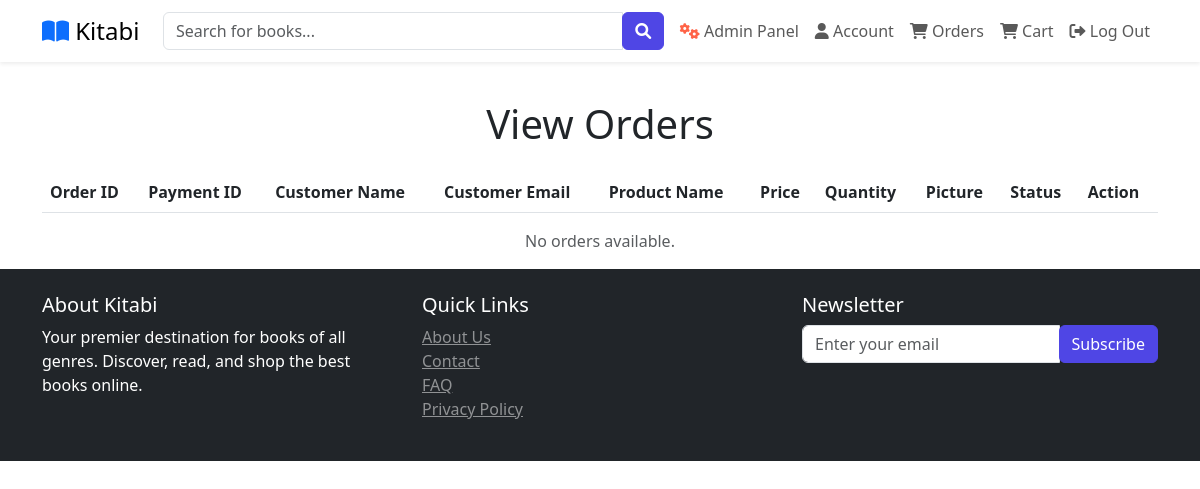
Page /view-orders (signed in) on the earlier database version.
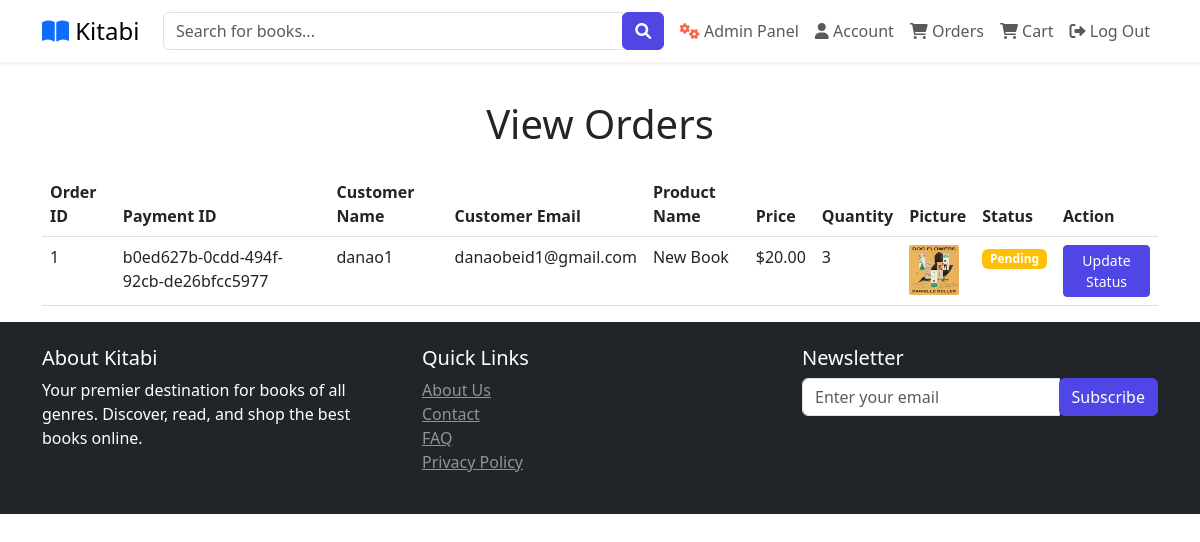
Same page on the later database version.
### website/models.py (models this page shows, shortened)
class Order(db.Model):
    id = db.Column(db.Integer, primary_key=True)
    quantity = db.Column(db.Integer, nullable=False)
    price = db.Column(db.Float, nullable=False)
    status = db.Column(db.String(100), nullable=False)
    payment_id = db.Column(db.String(1000), nullable=False)
    customer_link = db.Column(db.Integer, db.ForeignKey('customer.id'), nullable=False)
    product_link = db.Column(db.Integer, db.ForeignKey('product.id'), nullable=False)

class  Customer(db.Model, UserMixin):
    id = db.Column(db.Integer, primary_key = True)
    full_name = db.Column(db.String(100), nullable=False)
    email = db.Column(db.String(100), unique = True, nullable=False)
    username = db.Column(db.String(100), unique=True, nullable=False)
    password_hash = db.Column(db.String(200), nullable=False)
    date_joined = db.Column(db.DateTime(), default=datetime.utcnow)
    cart_items = db.relationship('Cart', backref=db.backref('customer', lazy=True))
    orders = db.relationship('Order', backref=db.backref('customer', lazy=True))
    @property
    def password(self):
        raise AttributeError('Password is not a readable Attribute')

class Product(db.Model):
    id = db.Column(db.Integer, primary_key = True)
    product_name = db.Column(db.String(100), nullable = False)
    author = db.Column(db.String(100), nullable = False)
    rating = db.Column(db.Float, nullable = False)
    current_price = db.Column(db.Float, nullable = False)
    in_stock = db.Column(db.Integer, nullable = False)
    promotion_percentage = db.Column(db.Integer, default=0)  # New field for promotion
    discounted_price = db.Column(db.Float, nullable=True)
    product_picture = db.Column(db.String(1000), nullable=False)
    flash_sale = db.Column(db.Boolean, default = False)
    date_added = db.Column(db.DateTime, default = datetime.utcnow)
    carts = db.relationship('Cart', backref=db.backref('product', lazy=True))
    orders = db.relationship('Order', backref=db.backref('product'), lazy=True)

### website/admin.py (the view)
@admin.route('/view-orders')
@login_required
def order_view():
    if current_user.id == 1:
        orders = Order.query.all()
        return render_template('view_orders.html', orders=orders)
    return render_template('404.html')

### website/__init__.py (called while the page is built)
def create_app():
    app = Flask(__name__)
    app.config['SECRET_KEY'] = 'test12345'
    app.config['SQLALCHEMY_DATABASE_URI'] = f'sqlite:///{DB_NAME}'
    db.init_app(app)
    @app.errorhandler(404)
    def page_not_found(error):
        return render_template('404.html')
    login_manager.init_app(app)
    login_manager.login_view = 'auth.login'
    @login_manager.user_loader
    def load_user(id):
        return  Customer.query.get(int(id))
    from .views import views
    from .auth import auth
    from .admin import admin
    from .models import Customer, Cart, Product, Order
    app.register_blueprint(views, url_prefix='/')
    app.register_blueprint(auth, url_prefix='/')
    app.register_blueprint(admin, url_prefix='/')
    with app.app_context():
        create_database()
    return app

### website/templates/view_orders.html (shortened to what this page needs)
{% extends 'base.html' %}
{% block body %}
<div class="container mt-4">
    <h1 class="text-center mb-4">View Orders</h1>
    <div class="table-responsive">
        <table class="table table-hover">
            <thead>
                <tr>
                    <th scope="col">Order ID</th>
                    <th scope="col">Payment ID</th>
                    <th scope="col">Customer Name</th>
                    <th scope="col">Customer Email</th>
                    <th scope="col">Product Name</th>
                    <th scope="col">Price</th>
                    <th scope="col">Quantity</th>
                    <th scope="col">Picture</th>
                    <th scope="col">Status</th>
                    <th scope="col">Action</th>
                </tr>
            </thead>
            <tbody>
                {% for order in orders %}
                <tr>
                    <td>{{ order.id }}</td>
                    <td>{{ order.payment_id }}</td>
                    <td>{{ order.customer.username }}</td>
                    <td>{{ order.customer.email }}</td>
                    <td>{{ order.product.product_name }}</td>
                    <td>${{ "%.2f"|format(order.price) }}</td>
                    <td>{{ order.quantity }}</td>
                    <td>
                        <img src="{{ order.product.product_picture }}" alt="{{ order.product.product_name }}"
                             style="height: 50px; width: 50px; border-radius: 2px;">
                    </td>
                    <td>
                        <span class="badge
                            {% if order.status == 'Completed' %}
                                bg-success
                            {% elif order.status == 'Pending' %}
                                bg-warning
                            {% else %}
                                bg-danger
                            {% endif %}">
                            {{ order.status }}
                        </span>
                    </td>
                    <td>
                        <a href="/update-order/{{ order.id }}" class="btn btn-primary btn-sm">Update Status</a>
                    </td>
                </tr>
                {% endfor %}
            </tbody>
        </table>
    </div>
    {% if orders|length == 0 %}
    <p class="text-center text-muted">No orders available.</p>
    {% endif %}
</div>
{% endblock %}

Differences in the rows shown:
added Order: id "1", payment_id "b0ed627b-0cdd-494f-92cb-de26bfcc5977", customer.username "danao1", customer.email "danaobeid1@gmail.com", product.product_name "New Book", price "20.00", quantity "3", product.product_picture (picture), status "Pending"
Other differences:
text no longer shown: "No orders available."
